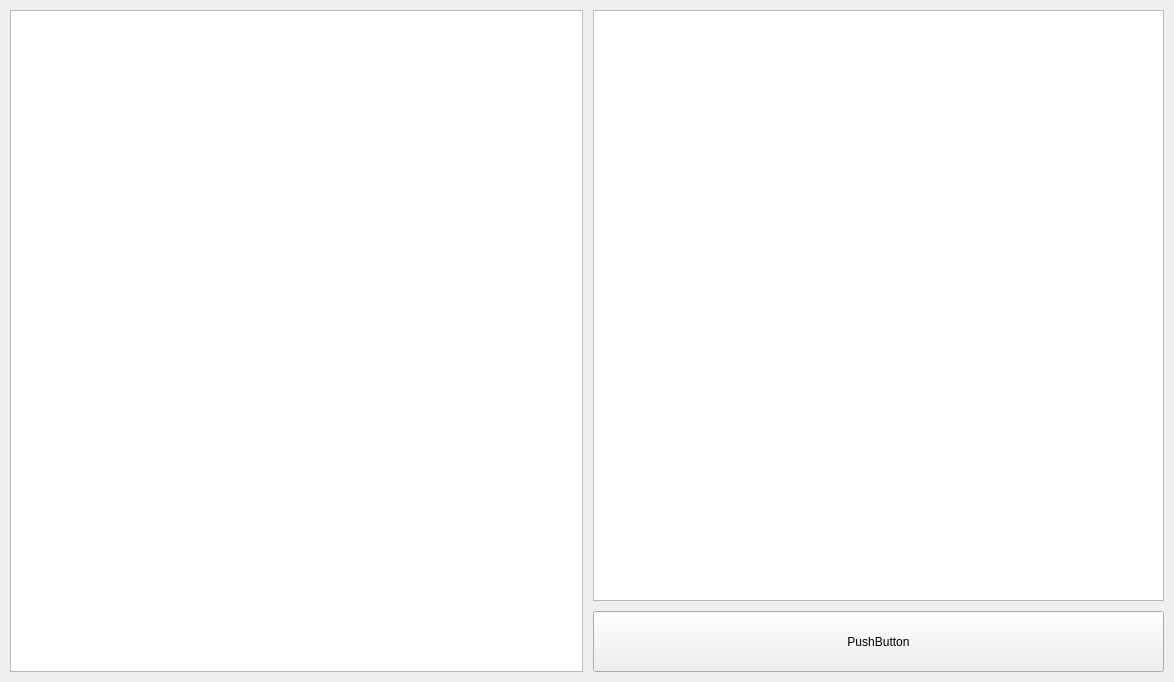
                     <widget class="QWidget" name="nowSales">
                      <property name="styleSheet">
                       <string notr="true">b</string>
                      </property>
                      <layout class="QVBoxLayout" name="verticalLayout">
                       <property name="spacing">
                        <number>10</number>
                       </property>
                       <property name="leftMargin">
                        <number>10</number>
                       </property>
                       <property name="topMargin">
                        <number>10</number>
                       </property>
                       <property name="rightMargin">
                        <number>10</number>
                       </property>
                       <property name="bottomMargin">
                        <number>10</number>
                       </property>
                       <item>
                        <layout class="QHBoxLayout" name="horizontalLayout_9">
                         <item>
                          <widget class="QListWidget" name="salesListWidget">
                           <property name="minimumSize">
                            <size>
                             <width>573</width>
                             <height>661</height>
                            </size>
                           </property>
                           <property name="maximumSize">
                            <size>
                             <width>900</width>
                             <height>1220</height>
                            </size>
                           </property>
                           <property name="styleSheet">
                            <string notr="true"/>
                           </property>
                           <property name="editTriggers">
                            <set>QAbstractItemView::NoEditTriggers</set>
                           </property>
                          </widget>
                         </item>
                         <item>
                          <layout class="QVBoxLayout" name="verticalLayout_7">
                           <item>
                            <widget class="QPlainTextEdit" name="salesText">
                             <property name="minimumSize">
                              <size>
                               <width>571</width>
                               <height>591</height>
                              </size>
                             </property>
                             <property name="maximumSize">
                              <size>
                               <width>900</width>
                               <height>1120</height>
                              </size>
                             </property>
                             <property name="font">
                              <font>
                               <family>NanumGothic</family>
                               <pointsize>10</pointsize>
                               <italic>false</italic>
                               <bold>false</bold>
                              </font>
                             </property>
                             <property name="readOnly">
                              <bool>true</bool>
                             </property>
                             <property name="backgroundVisible">
                              <bool>false</bool>
                             </property>
                             <property name="centerOnScroll">
                              <bool>false</bool>
                             </property>
                            </widget>
                           </item>
                           <item>
                            <widget class="QPushButton" name="del_List_Button">
                             <property name="sizePolicy">
                              <sizepolicy hsizetype="Preferred" vsizetype="Preferred">
                               <horstretch>0</horstretch>
                               <verstretch>0</verstretch>
                              </sizepolicy>
                             </property>
                             <property name="minimumSize">
                              <size>
                               <width>571</width>
                               <height>61</height>
                              </size>
                             </property>
                             <property name="maximumSize">
                              <size>
                               <width>900</width>
                               <height>100</height>
                              </size>
                             </property>
                             <property name="text">
                              <string>PushButton</string>
                             </property>
                            </widget>
                           </item>
                          </layout>
                         </item>
                        </layout>
                       </item>
                      </layout>
                     </widget>
